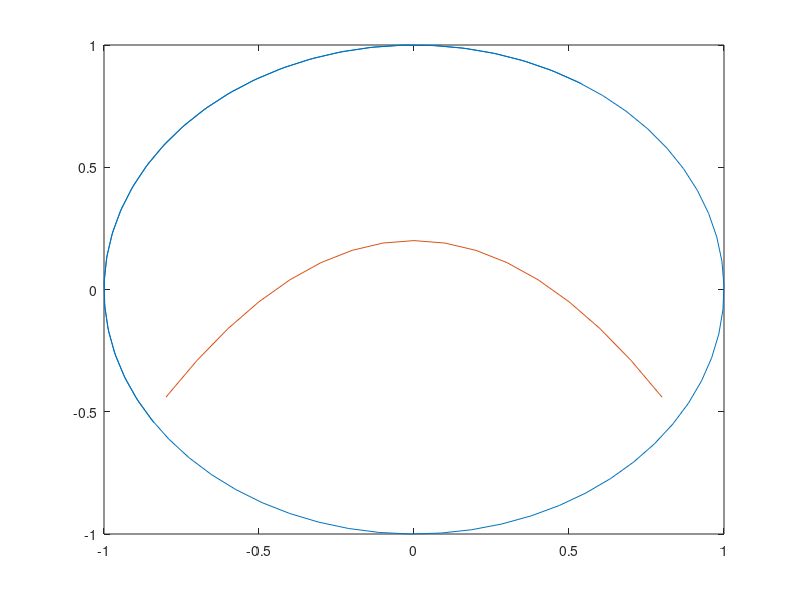

Here is the MATLAB script that generated this plot: (Note: this script raises an error after producing the figure.)
clc
clear all
close all
x=1:000.1:10;
plot(cos(x),sin(x))
hold on 
k=-0.8:000.1:0.8
w=(-k.^2)+0.2;
plot(k,w)

plot(-0.4,0.4,'penta')

plot(0.4,0.4,'penta')